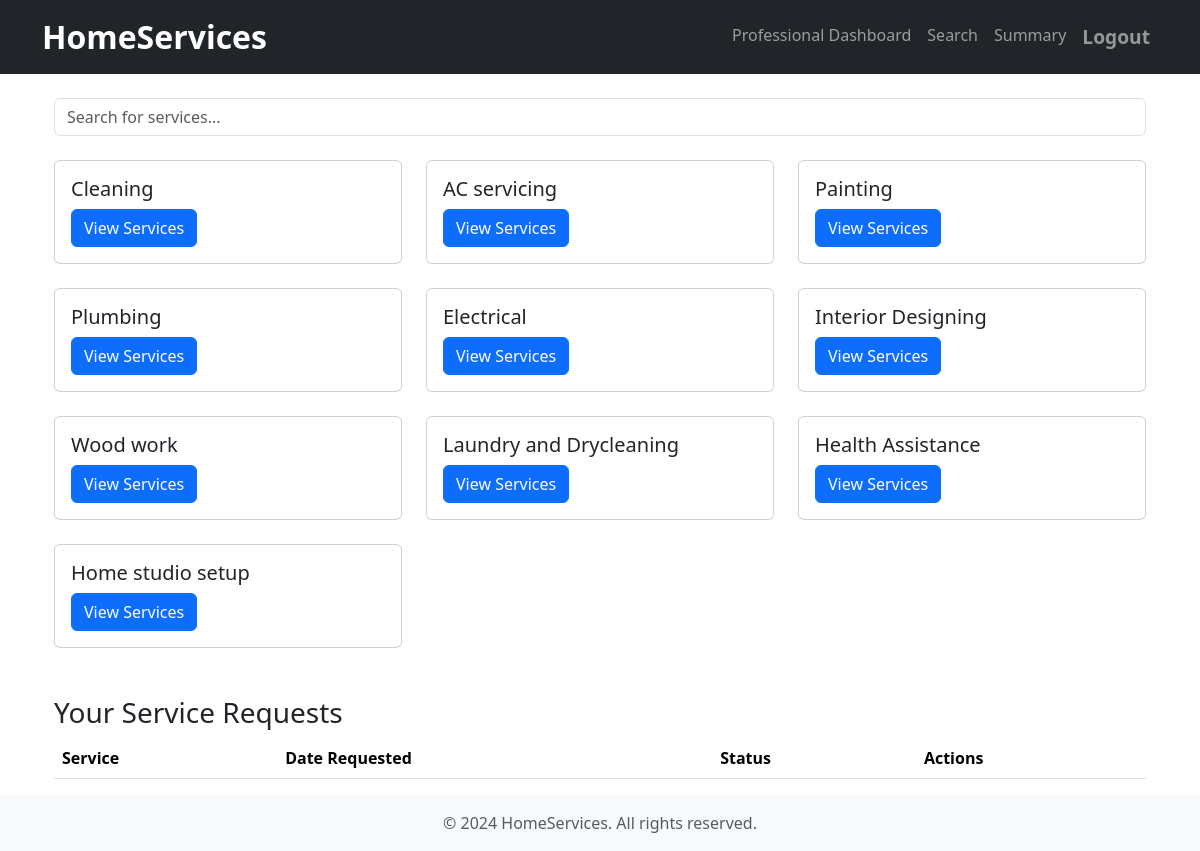
The app's page /customer/dashboard (signed in) with its own data.
### models.py (models this page shows)
class ServiceCategory(db.Model):
    __tablename__ = 'service_category'
    id = db.Column(db.Integer, primary_key=True)
    name = db.Column(db.String(100), nullable=False)
    service_packages = db.relationship('ServicePackage', backref='service_category', lazy=True, cascade="all, delete-orphan")

### Folder2/customer_view.py (the view)
@customer_view.route('/dashboard')
def dashboard():
    if 'user_id' not in session:
        return redirect(url_for('auth.login'))
    categories = ServiceCategory.query.all()
    service_requests = ServiceRequest.query.filter_by(customer_id=session['user_id']).all()
    return render_template('customer_dashboard.html',
                         categories=categories,
                         service_requests=service_requests)

### templates/customer_dashboard.html (shortened to what this page needs)
{% extends "base.html" %}
{% block content %}
<div class="container mt-4">
    <div class="mb-4">
        <input type="text" id="searchInput" class="form-control" placeholder="Search for services...">
    </div>
    <div class="row">
        {% for category in categories %}
        <div class="col-md-4 mb-4">
            <div class="card">
                <div class="card-body">
                    <h5 class="card-title">{{ category.name }}</h5>
                    <button class="btn btn-primary" data-bs-toggle="modal"
                        data-bs-target="#categoryModal{{ category.id }}">
                        View Services
                    </button>
                </div>
            </div>
        </div>
        {% endfor %}
    </div>
    <div class="mt-4">
        <h3>Your Service Requests</h3>
        <table class="table">
            <thead>
                <tr>
                    <th>Service</th>
                    <th>Date Requested</th>
                    <th>Status</th>
                    <th>Actions</th>
                </tr>
            </thead>
        </table>
    </div>
</div>
{% endblock %}

### records on screen
ServiceCategory: name "Cleaning"
ServiceCategory: name "AC servicing"
ServiceCategory: name "Painting"
ServiceCategory: name "Plumbing"
ServiceCategory: name "Electrical"
ServiceCategory: name "Interior Designing"
ServiceCategory: name "Wood work"
ServiceCategory: name "Laundry and Drycleaning"
ServiceCategory: name "Health Assistance"
ServiceCategory: name "Home studio setup"
